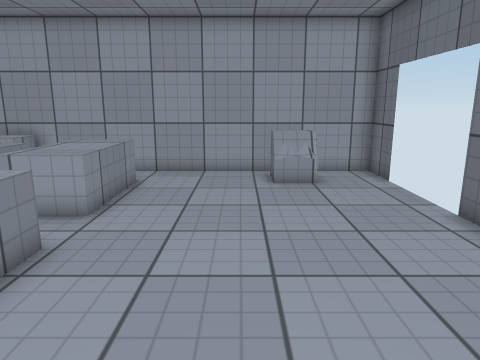
view 1 (above)

20 first-person views from a walk through a scene from a Unity 3-D project. The camera is 1.3 m above the floor, tilts 12° down and sees 70° across. The floor is counted in squares, 0.5 m on a side. Each view is taken from the middle of a square. On the plan, view 1 faces up. The plan holds only what a view shows up to about 20 squares ahead; the rest is blank. The player character is not drawn. Surface patterns are stand-ins for the level's own textures.

view 2
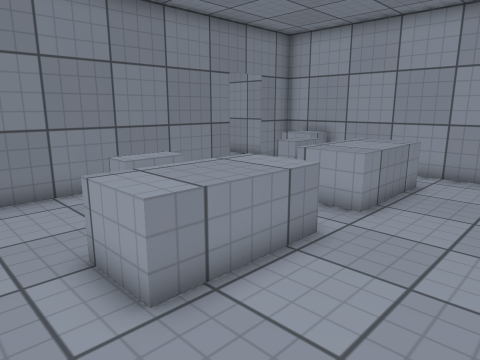

view 3
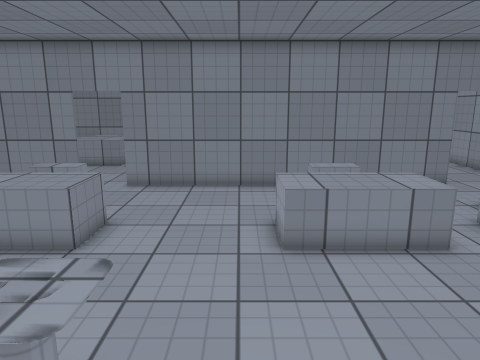

view 4
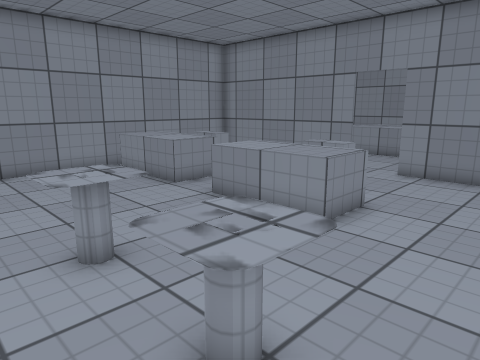

view 5
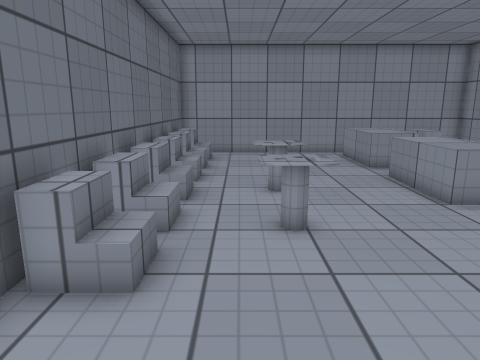

view 6
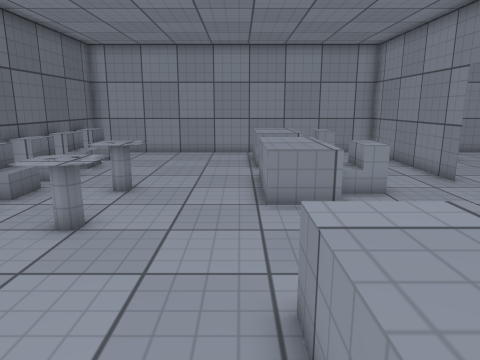

view 7
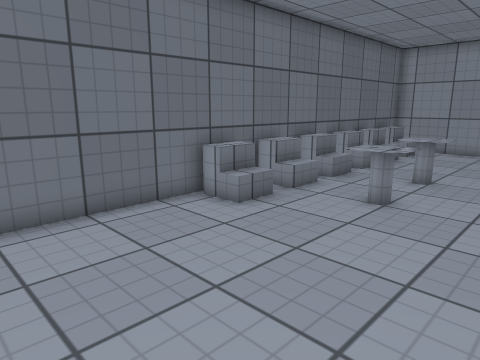

view 8
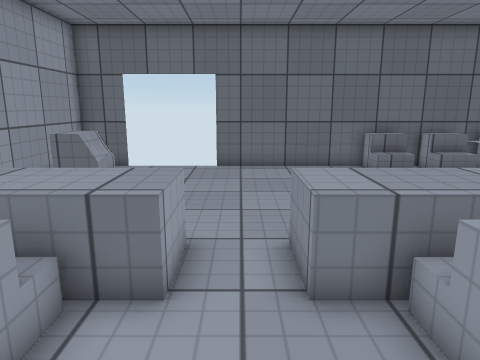

view 9
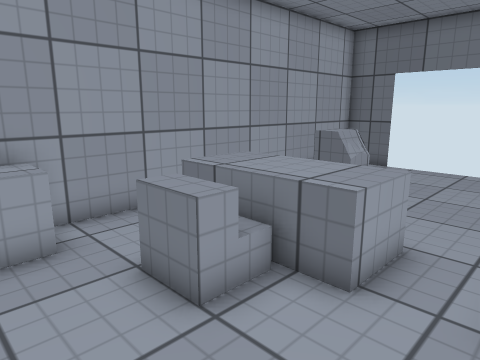

view 10
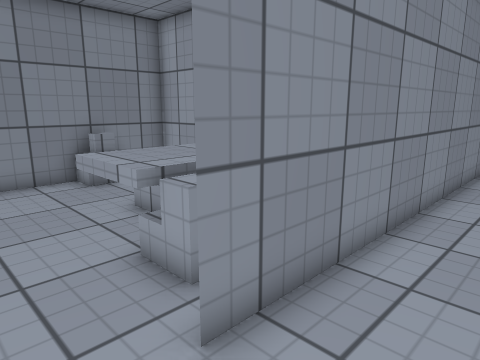

view 11
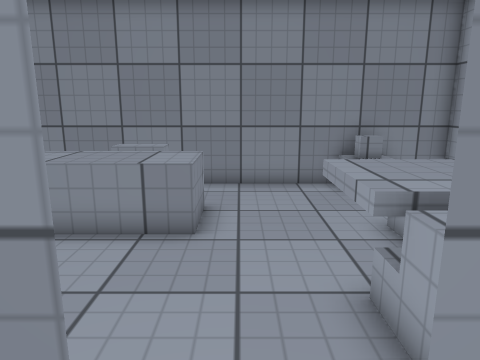

view 12
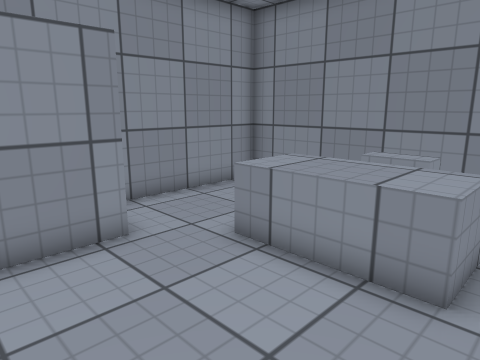

view 13
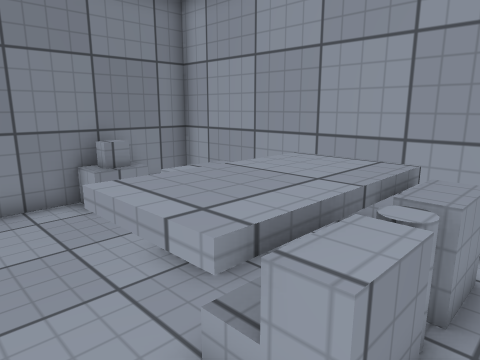

view 14
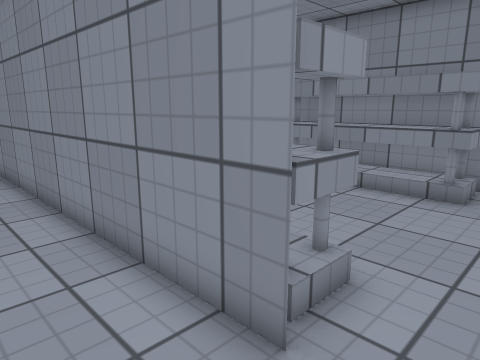

view 15
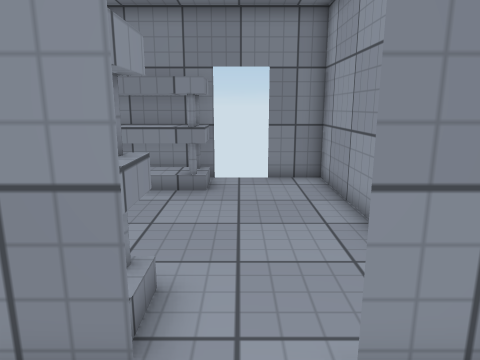

view 16
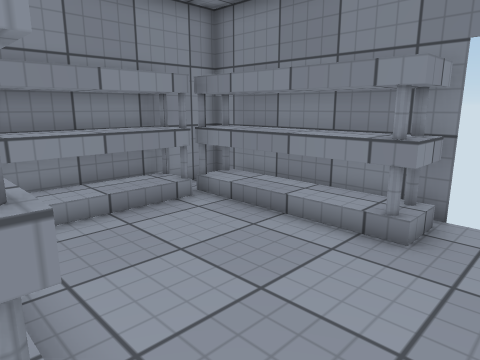

view 17
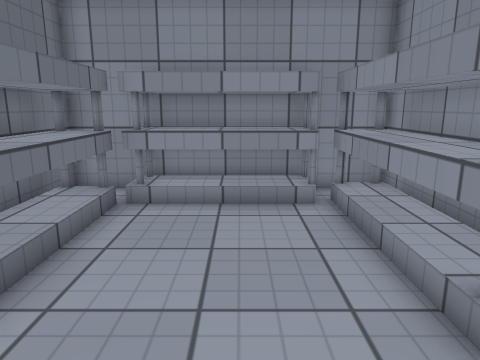

view 18
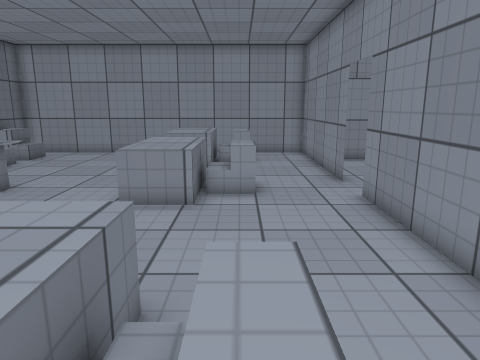

view 19
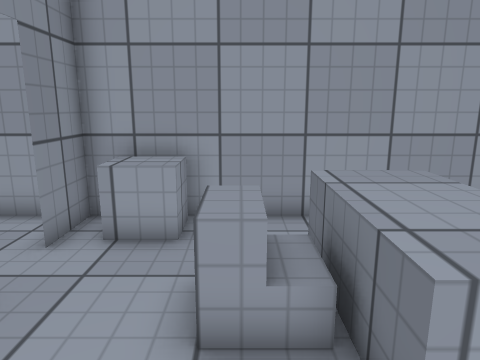

view 20
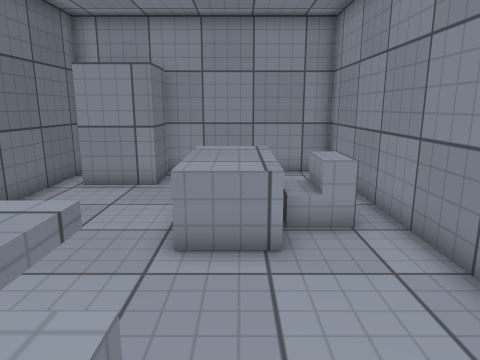

### Floor plan
Key: @ floor where view 1 was taken; # wall or solid block; x gap in a wall; . main floor; : floor 0.5 m higher than the main floor; + floor 0.75 m higher than the main floor; = window, fence, low wall or low ledge; ^ raised ledge; v drop or lower ground; O other object.
Columns run from 21 left of view 1 to 6 right of it. Each row starts with its distance up from view 1.
 14 ############^##############
 13 #.........#^^^........===.#
 12  ...............^^....===.x
 11  .............=^^^.........
 10 ###......##...=^^^.........
  9  ## ....###...=^^^.........
  8    #....###.....^^........x
  7    #....###.. ............#
  6    #....###.. ..^^........#
  5    #....###.. =^^^........#
  4    ########.. =^^^........#
  3         ###...=^^^........#
  2 ###########.....^^........##
  1 #     +++.#..............:v#
  0 #.  ..+++=#..........@...=v
 -1 #O...+++==#..........^^..Ov
 -2 #....=+++=#..........^^..Ov
 -3 #.....====#.....^^.........#
 -4 #.....## .....=^^^...^^..Ov#
 -5 #.............=^^^...^^..=v
 -6 #..^^^....#...=^^^.......Ov
 -7 #..^^^....#...  ^^.......Ov
 -8 #x#^^^....#...  ...........#
 -9 #.=^^^....#...  ^^.......Ov#
-10 #  .^^....#...=^^^.......=v
-11 #   ...   #...=^^^.......Ov
-12 # .....####...=^^^.......Ov
-13 #......#  #...  ^^........#
-14 ########  #################

Positions as (right, up) in squares from view 1, and headings:
1: (0, 0), facing up
2: (0, 0), facing up-left
3: (4, 1), facing left
4: (3, 1), facing down-left
5: (2, 6), facing down
6: (-3, 6), facing down
7: (-3, 8), facing down-right
8: (-10, 7), facing right
9: (-10, 6), facing up-right
10: (-8, -6), facing up-left
11: (-9, -5), facing left
12: (-11, -5), facing down-left
13: (-11, -5), facing up-left
14: (-8, 12), facing down-left
15: (-8, 11), facing left
16: (-12, 12), facing down-left
17: (-16, 13), facing down
18: (-7, 6), facing down
19: (-7, 6), facing up
20: (-17, 0), facing down
